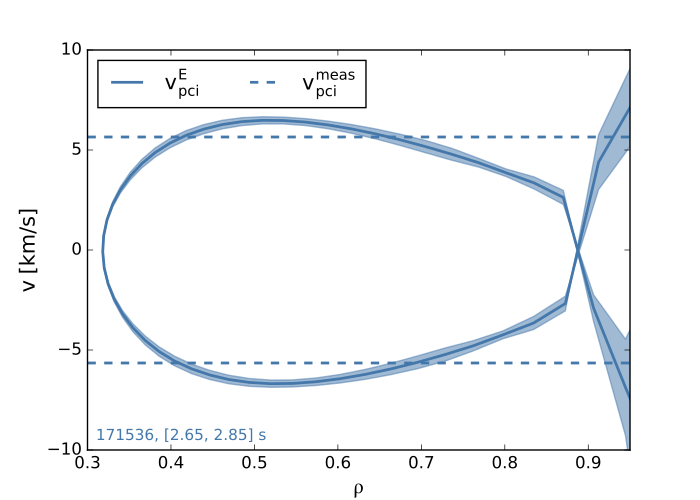

This chart was generated by the following Python code:
import numpy as np
import matplotlib.pyplot as plt
from matplotlib.colors import Normalize
import cPickle as pickle
from distinct_colours import get_distinct

from geometry import load_data as load_geometry_data
from geometry import (
    get_B0,
    get_rho_hat,
    xsec_figsize)


# [Rpci] = m
Rpci = 1.98

# PCI-measured phase velocities
vmeas_536 = 5.65  # [vmeas_536] = km / s
vmeas_538 = 6.47  # [vmeas_538] = km / s

# Plotting parameters
figsize = (7, 5)
fontsize = 15
linewidth = 2
cols = get_distinct(2)
linestyle_vpci = '-'
linestyle_vmeas = '--'
rholim = [0.3, 1.0]
rholim_window = [0.3, 0.95]
alpha = 0.5


# Helper class for creating a diverging colormap with asymmetric limits;
# taken from Joe Kington at:
#
#   https://stackoverflow.com/a/20146989/5469497
#
class MidpointNormalize(Normalize):
    def __init__(self, vmin=None, vmax=None, midpoint=None, clip=False):
        self.midpoint = midpoint
        Normalize.__init__(self, vmin, vmax, clip)

    def __call__(self, value, clip=None):
        # I'm ignoring masked values and all kinds of edge cases to make a
        # simple example...
        x, y = [self.vmin, self.midpoint, self.vmax], [0, 0.5, 1]
        return np.ma.masked_array(np.interp(value, x, y))


def load_Er_data(shot, time):
    d = '%i/%ibis/' % (shot, time)

    # Load data
    fname = '%s/%s.pkl' % (d, 'rho')
    with open(fname, 'rb') as f:
        rho = pickle.load(f)

    fname = '%s/%s.pkl' % (d, 'Er_RBpol_midplane')
    with open(fname, 'rb') as f:
        Er_RBpol_midplane = pickle.load(f)

    # Package data
    data = {
        'rho': rho,
        'Er_RBpol_midplane': Er_RBpol_midplane
    }

    return data


def get_Er(shot, time):
    Er_data = load_Er_data(shot, time)
    geometry_data = load_geometry_data(shot, time)

    # Er_RBpol is a *flux* function. Interpolate outboard
    # midplane values onto rho(R,Z) grid from G-file, and
    # assign value 0 to points with rho > 1.
    Er_RBpol_RZ = np.interp(
        geometry_data['rhoRZ'],
        Er_data['rho'],
        Er_data['Er_RBpol_midplane'],
        right=0)

    # Note that the resulting `Er` has units of kV / m; which
    # can be seen be verified by running the GUI in
    #
    #   OMFIT['TGLF_scan']['GUIS']['tglf_scan_gui']
    #
    # going to the 'Setup input profiles' tab, and then
    # clicking the 'Plot radial electric field' button;
    # compare the plotted profile (units of kV / m) to
    # that obtained in `Er` computed below.
    R = geometry_data['R'][np.newaxis, :]
    Bp = geometry_data['Bp']
    Er = (R * Bp) * Er_RBpol_RZ
    Er /= 1e3  # convert to kV / m

    return Er


def plot_Er(shot, time, cmap='RdBu', R=Rpci, N=30):
    geometry_data = load_geometry_data(shot, time)
    Er = get_Er(shot, time)

    plt.figure(figsize=xsec_figsize)
    plt.plot(
        geometry_data['Rlim'],
        geometry_data['Zlim'],
        c='k',
        linewidth=linewidth)
    plt.gca().set_aspect('equal')
    plt.contour(
        geometry_data['R'],
        geometry_data['Z'],
        geometry_data['rhoRZ'],
        np.arange(0, 1.1, 0.1),
        colors='k',
        linewidths=0.5)
    plt.contourf(
        geometry_data['R'],
        geometry_data['Z'],
        Er,
        N,
        cmap=cmap,
        norm=MidpointNormalize(midpoint=0))
    plt.colorbar()
    plt.axvline(R, c='r', linewidth=linewidth)
    plt.title(
        r'$\mathregular{E_r \; [kV/m]}$',
        fontsize=fontsize)
    plt.show()

    return


def get_vExB(shot, time):
    geometry_data = load_geometry_data(shot, time)
    B0 = get_B0(geometry_data)

    Er = get_Er(shot, time)

    # Compute ExB velocity
    # [vExB] = km / s
    vExB = Er / B0

    return vExB


def get_vpci(shot, time):
    geometry_data = load_geometry_data(shot, time)
    Bt = geometry_data['Bt']
    Bp = geometry_data['Bp']
    B0 = get_B0(geometry_data)

    Er = get_Er(shot, time)

    # Compute z-component, rho_hat_Z, of flux-surface normal
    # along PCI beam path
    rho_hat_Z = get_rho_hat(geometry_data)[1]

    # Compute PCI-measured velocity, noting that
    # rho_hat_z = sin(theta), where theta is the angle
    # between rho_hat and Rhat (i.e. the unit vectors
    # in the rho direction and the major-radial direction,
    # respectively)
    # [vpci] = km / s
    num = Er * rho_hat_Z
    den = np.sqrt((Bt ** 2) + ((Bp * rho_hat_Z) ** 2))
    vpci = num / den

    return vpci


def plot_vExB(shot, time, cmap='RdBu', R=Rpci, N=30):
    geometry_data = load_geometry_data(shot, time)
    vExB = get_vExB(shot, time)

    plt.figure(figsize=xsec_figsize)
    plt.plot(
        geometry_data['Rlim'],
        geometry_data['Zlim'],
        c='k',
        linewidth=linewidth)
    plt.gca().set_aspect('equal')
    plt.contour(
        geometry_data['R'],
        geometry_data['Z'],
        geometry_data['rhoRZ'],
        np.arange(0, 1.1, 0.1),
        colors='k',
        linewidths=0.5)
    plt.contourf(
        geometry_data['R'],
        geometry_data['Z'],
        vExB,
        N,
        norm=MidpointNormalize(midpoint=0),
        cmap=cmap)
    plt.colorbar()
    plt.axvline(R, c='r', linewidth=linewidth)
    plt.title(
        r'$\mathregular{v_E \; [km/s]}$',
        fontsize=fontsize)
    plt.show()

    return


def plot_vpci(shot, time, cmap='RdBu', R=Rpci, N=30):
    geometry_data = load_geometry_data(shot, time)
    vpci = get_vpci(shot, time)

    plt.figure(figsize=xsec_figsize)
    plt.plot(
        geometry_data['Rlim'],
        geometry_data['Zlim'],
        c='k',
        linewidth=linewidth)
    plt.gca().set_aspect('equal')
    plt.contour(
        geometry_data['R'],
        geometry_data['Z'],
        geometry_data['rhoRZ'],
        np.arange(0, 1.1, 0.1),
        colors='k',
        linewidths=0.5)
    plt.contourf(
        geometry_data['R'],
        geometry_data['Z'],
        vpci,
        N,
        norm=MidpointNormalize(midpoint=0),
        cmap=cmap)
    plt.colorbar()
    plt.axvline(R, c='r', linewidth=linewidth)
    plt.title(
        r'$\mathregular{v_{pci} \; [km/s]}$',
        fontsize=fontsize)
    plt.show()

    return


def get_velocity_profiles(shot, time, R=Rpci):
    geometry_data = load_geometry_data(shot, time)

    # Take a slice through nearest major-radial point
    dR = np.abs(geometry_data['R'] - R)
    Rind = np.where(dR == np.min(dR))[0][0]

    rho = geometry_data['rhoRZ'][:, Rind]
    vpci = get_vpci(shot, time)[:, Rind]
    vExB = get_vExB(shot, time)[:, Rind]

    # Only return points inside separatrix
    rhoind = np.where(rho <= 1.0)[0]

    return rho[rhoind], vpci[rhoind], vExB[rhoind]


if __name__ == '__main__':
    # Compute velocity profiles for 171536
    shot = 171536
    time = 2750
    res_536 = get_velocity_profiles(
        shot, time, R=Rpci)
    rho_536 = res_536[0]
    vpci_536 = res_536[1]

    # Account for Er uncertainty
    dname = '../profiles/171536/2750bis/uncertainties/gaprofiles'
    fname = '%s/Er_relerr.pkl' % dname

    with open(fname, 'rb') as f:
        rho_Er = pickle.load(f)
        Er_relerr = pickle.load(f)

    Er_relerr = np.interp(rho_536, rho_Er, Er_relerr)

    # Plot:
    # -----
    plt.figure(figsize=figsize)

    rhoind = np.where(np.logical_and(
        rho_536 >= rholim[0],
        rho_536 <= rholim[1]))[0]

    # 536
    col_536 = cols[0]
    plt.plot(
        rho_536[rhoind],
        vpci_536[rhoind],
        c=col_536,
        linewidth=linewidth,
        linestyle=linestyle_vpci,
        label=r'$\mathregular{v_{pci}^E}$')
    plt.fill_between(
        rho_536[rhoind],
        ((1 - np.abs(Er_relerr)) * vpci_536)[rhoind],
        ((1 + np.abs(Er_relerr)) * vpci_536)[rhoind],
        color=col_536,
        alpha=alpha)
    plt.axhline(
        vmeas_536,
        c=col_536,
        linewidth=linewidth,
        linestyle=linestyle_vmeas,
        label=r'$\mathregular{v_{pci}^{meas}}$')
    plt.axhline(
        -vmeas_536,
        c=col_536,
        linewidth=linewidth,
        linestyle=linestyle_vmeas)

    plt.xlabel(
        r'$\mathregular{\rho}$',
        fontsize=fontsize)
    plt.ylabel(r'$\mathregular{v \; [km / s]}$',
        fontsize=fontsize)
    plt.legend(loc='upper left', ncol=2, fontsize=fontsize)

    tmid = time * 1e-3
    dt = 0.1
    plt.annotate(
        '%i, [%.2f, %.2f] s' % (shot, tmid - dt, tmid + dt),
        (0.31, -9.5),
        color=cols[0],
        fontsize=(fontsize - 4))

    plt.xlim(rholim_window)
    plt.ylim([-10, 10])

    plt.show()
